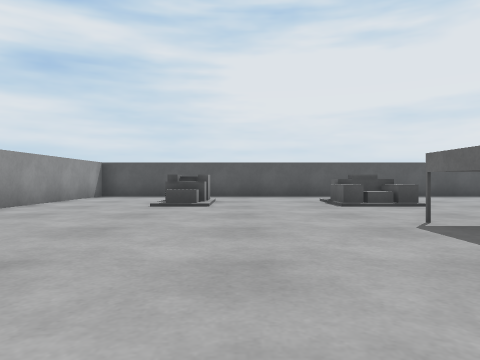
view 1 (above)

15 first-person views from a walk through a world built for the Gazebo simulator. The camera is 0.27 m above the floor, looks level and sees 70° across. The floor is counted in squares, 0.5 m on a side. Each view is taken from the middle of a square. On the plan, view 1 faces up. The plan holds only what a view shows up to about 9 squares ahead; the rest is blank.

view 2
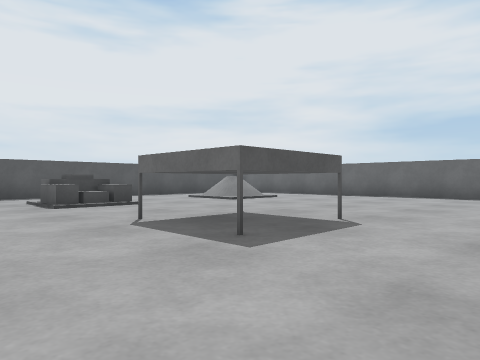

view 3
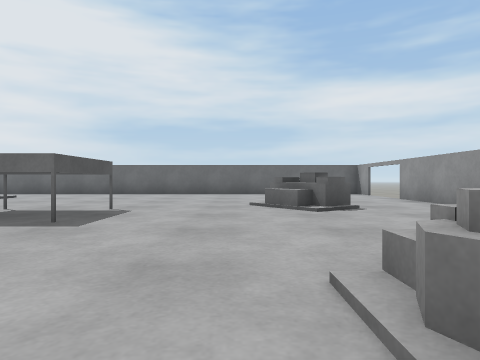

view 4
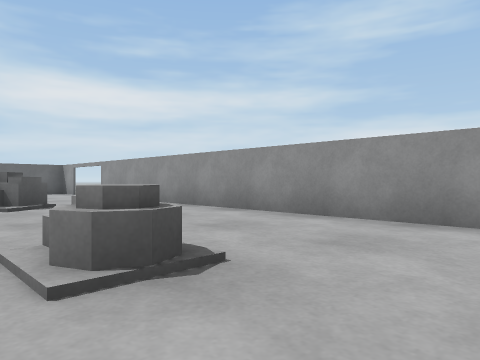

view 5
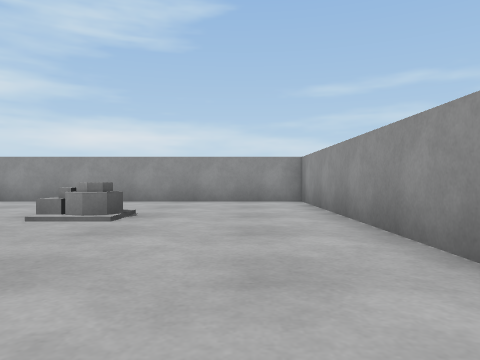

view 6
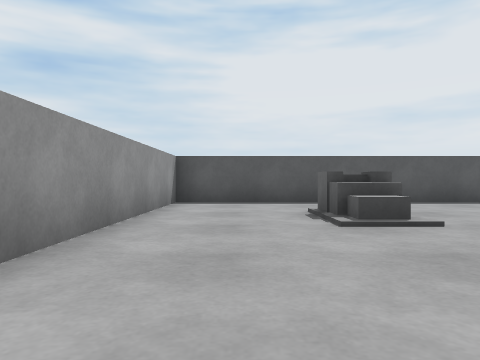

view 7
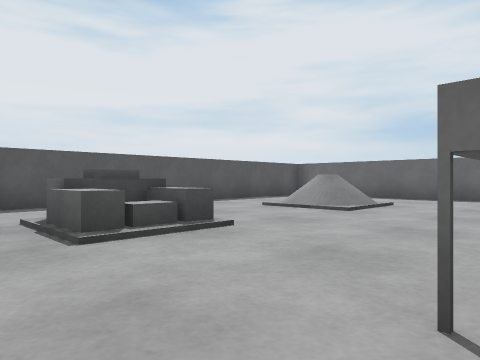

view 8
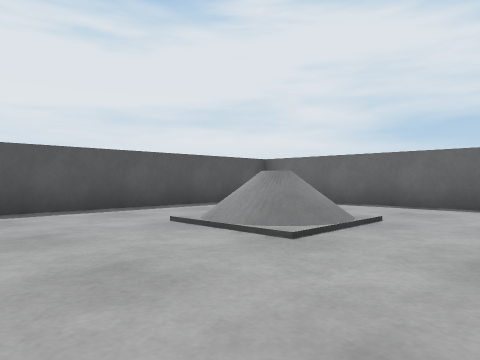

view 9
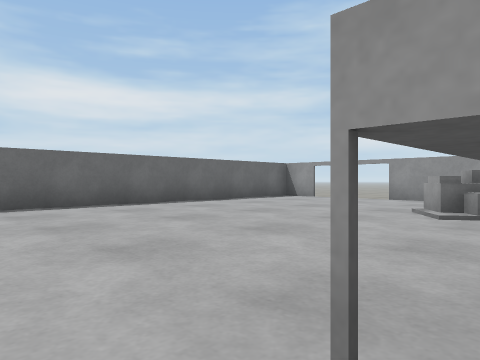

view 10
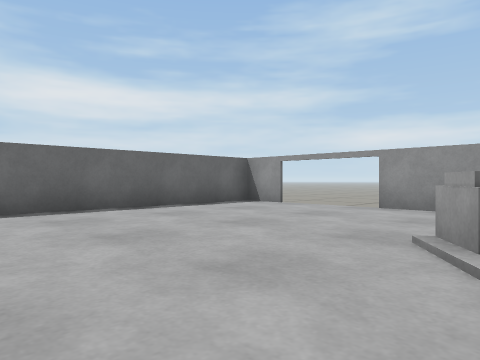

view 11
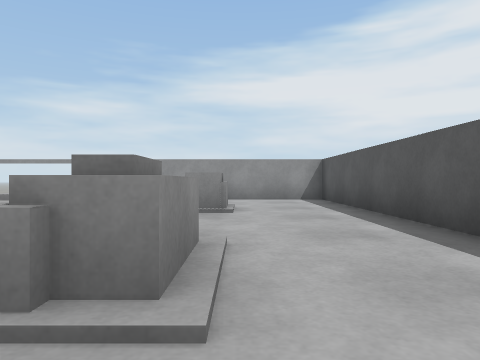

view 12
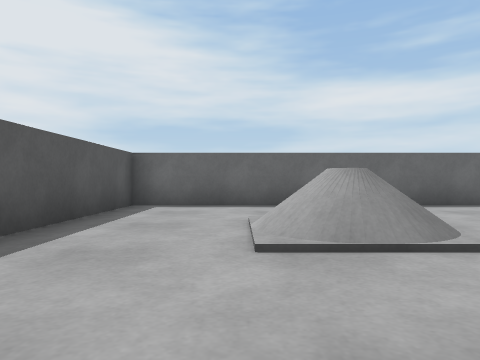

view 13
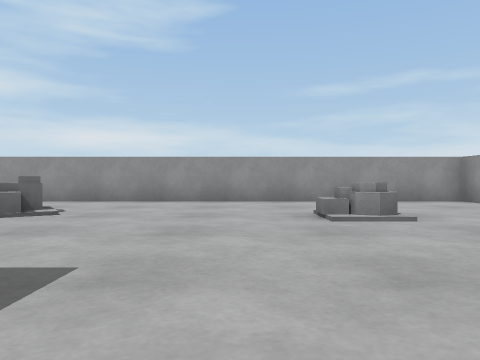

view 14
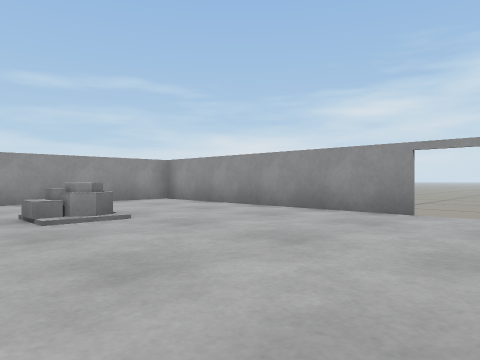

view 15
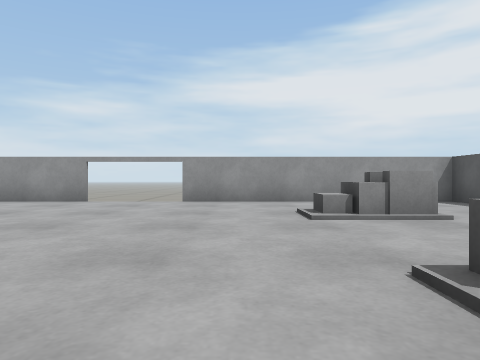

### Floor plan
Points are (right, up) in squares from view 1. A wall is a line through its corners. A room is listed if a view was taken in it or the views show most of it. See-through windows are left out.
Room 1 (views 1, 2, 3, 4, 5, 6, 7, 8, 9, 10, 11, 12, 13, 14, 15)
walls: (4.4, 2.4) (2.4, 2.4) (2.4, 4.4); (5.1, -1.9) (4.9, -1.5) (5.2, -1.3) (5.5, -1.6); (2.6, 8.5) (3.4, 8.5); (-1.7, 7.2) (-1.7, 8.7) (-0.8, 8.7); (-1, 8) (-1, 8.8); (-4.6, 2.3) (-4.6, -4.6) (7.9, -4.6); (-1.5, 8.4) (-1.5, 8); (10.1, -4.6) (11.3, -4.6) (11.3, 11.3) (-4.6, 11.3) (-4.6, 4.5)
low walls: (4.5, -1.4) (4.2, -1) (5, -0.5) (5.2, -0.9); (-0.2, -0.5) (-0.2, -1.2); (5.6, -1.4) (5.2, -0.9); (4.7, -2.2) (4.2, -1.5) (5.5, -0.7) (5.9, -1.3); (-0.6, -0.8) (-0.1, -0.8); (3.3, 7.1) (3.3, 8.1); (3.9, 7.2) (2.2, 7.2) (2.2, 8.7) (3.6, 8.7) (3.6, 8.1); (-1.3, -1.5) (-1.3, -0.5); (2.4, 8.1) (2.4, 8.7); (-0.8, 7.7) (-1.8, 7.7); (-0.8, 8.7) (-0.8, 7.2) (-1.7, 7.2)
ways out: opening at (-5, 3.5)

Where each view was taken, in squares from view 1:
view 1: 0 up, 0 right, facing up
view 2: 0 up, 0 right, facing up-right
view 3: 0 up, 2 left, facing right
view 4: 0 up, 3 left, facing down-right
view 5: 4 up, 3 left, facing down
view 6: 3 up, 3 left, facing up
view 7: 4 up, 1 right, facing up-right
view 8: 5 up, 4 right, facing up-right
view 9: 5 up, 4 right, facing down-right
view 10: 2 up, 5 right, facing down-right
view 11: 9 up, 5 right, facing left
view 12: 9 up, 4 right, facing right
view 13: 4 up, 1 right, facing down
view 14: 4 up, 1 right, facing down-left
view 15: 6 up, 4 right, facing left
